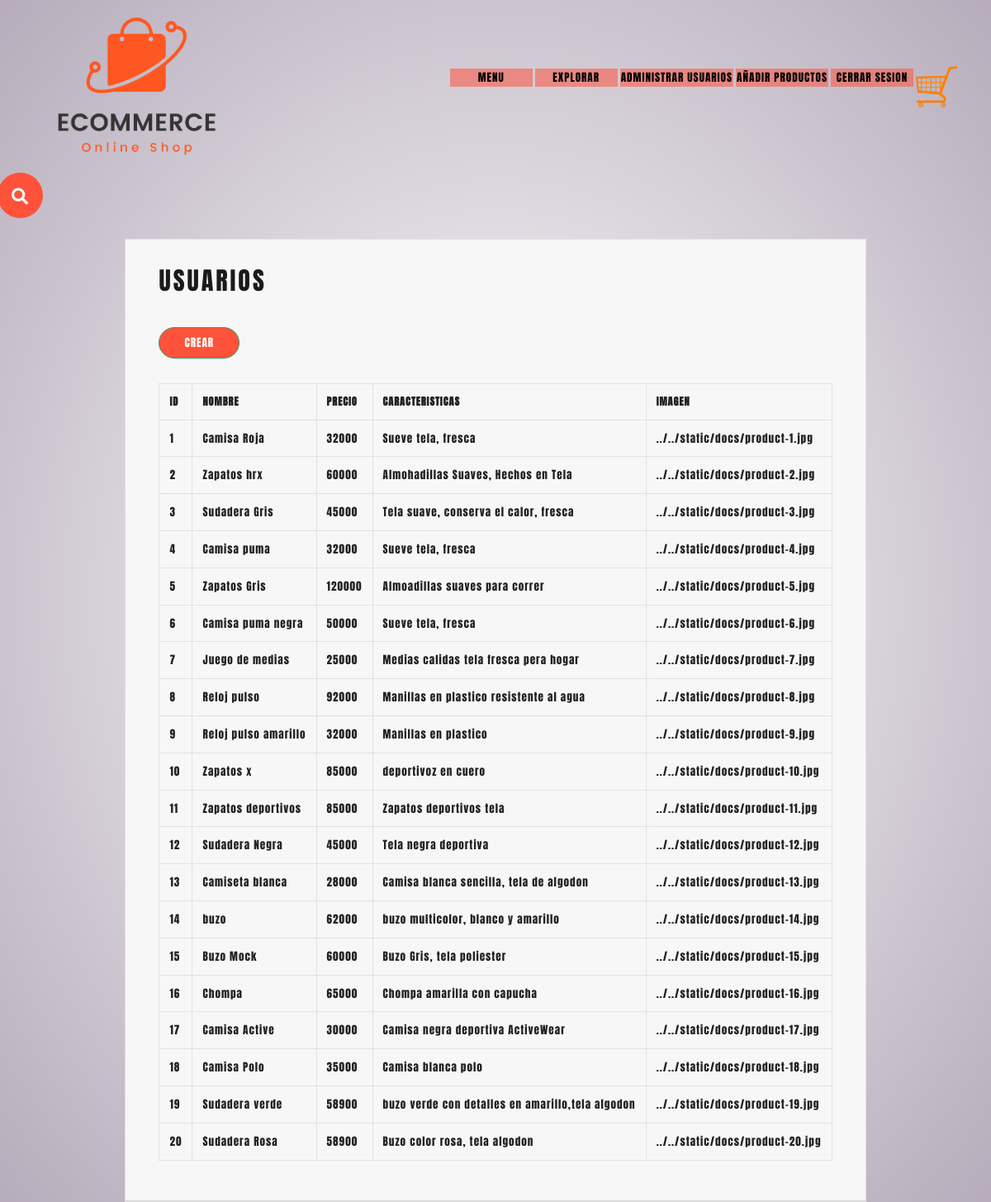
The page /lista_productos_admin (signed in) on the database its author committed.
### app.py (models this page shows)
class Producto(db.Model):
    id = db.Column(db.Integer, primary_key=True)
    nombre = db.Column(db.String(200))
    precio = db.Column(db.String(200))
    caracteristicas = db.Column(db.String(500))
    imagen = db.Column(db.String(500))
    usuario_id = db.Column(db.Integer, ForeignKey('usuario.id'))
    admin_id = db.Column(db.Integer, ForeignKey('admin.id'))
    super_id = db.Column(db.Integer, ForeignKey('super.id'))

### app.py (the view)
@app.route('/lista_productos_admin',methods=['GET'])
@login_required
def lista_productos_admin():
    productos = Producto.query.all()
    return render_template('gestor_Productos/listar_Producto_admin.html', productos=productos)

### app.py (called while the page is built)
@login_manager.user_loader
def get(id):
    return Usuario.query.get(id) or Super.query.get(id) or Admin.query.get(id)

### templates/gestor_Productos/listar_Producto_admin.html (shortened to what this page needs)
<!DOCTYPE html>
<html lang="en">
<head>
    <link rel="stylesheet" href="https://stackpath.bootstrapcdn.com/bootswatch/4.3.1/lux/bootstrap.min.css">
    <link rel="stylesheet" href="https://bootswatch.com/4/yeti/bootstrap.min.css">
    <link rel="stylesheet" href="../../static/styles/style_index.css">
    <link rel="stylesheet" href="https://use.fontawesome.com/releases/v5.6.3/css/all.css">
</head>
<body>
    <div class="header">
        <div class="container">
            <div class="navbar">
                <div class="logo">
                    <img src="../../static/docs/logo.png" width="250px">
                </div id="desplegable">
                <nav>
                    <ul>
                        <ul id="menu">
                            <li><a href="/menuadmin">Menu</a></li>
                            <li><a href="/productsadmin">Explorar</a>
                                <li><a href="/lista_personas_admin">Administrar Usuarios</a></li>
                                <li><a href="/lista_productos_admin">Añadir Productos</a></li>
                                <li><a href="/logout">Cerrar Sesion</a></li>
                        </ul>
                    </ul>
                </nav>
                <a href="/productsadmin"><img src="../../static/docs/cart.png" width="50px" height="50px"></a>
            </div>
        </div>
        <div class="buscar">
            <div class="boton">
                <i class="fas fa-search"></i>
            </div>
        </div>
        <div class="small-container  single-product">
            <div class="row">
                <div class="col-xs-4 offset-xs-4 my-auto">
                    <div class="card">
                        <div class="card-header">
                            <div class="card-body ">
                                <h2>Usuarios</h2>
                                <a href="{{url_for('agregar_producto_admin')}}" class="btn btn-success btn-sm">Crear</a>
                                <ul class="list-group ">
                                    <table class="table table-bordered">
                                        <tr>
                                            <th>ID</th>
                                            <th>Nombre</th>
                                            <th>Precio</th>
                                            <th>Caracteristicas</th>
                                            <th>Imagen</th>
                                        </tr>
                                        {% for producto in productos %}
                                        <tr>
                                            <td>{{producto.id}}</td>
                                            <td>{{producto.nombre}}</td>
                                            <td>{{producto.precio}}</td>
                                            <td>{{producto.caracteristicas}}</td>
                                            <td>{{producto.imagen}}</td>
                                        </tr>
                                        {% endfor %}
                                    </table>
                                </ul>
                            </div>
                        </div>
                    </div>
                </div>
            </div>
        </div>
    </div>
</body>
</html>

### static/styles/style_index.css (style rules this page uses)
* { margin: 0; padding: 0; box-sizing: border-box; }
.navbar { display: flex; }
body { font-family: 'Anton', sans-serif; }
nav { flex: 1; text-align: right; }
nav ul { display: inline-block; list-style-type: none; }
nav ul li { display: inline-block; margin-right: 3px; }
a { text-decoration: none; color: #555; }
.container { max-width: 1300px; margin: auto; padding-left: 25px; padding-right: 25px; }
.row { display: flex; align-items: center; flex-wrap: wrap; justify-content: space-around; }
.btn { display: inline-block; background: #ff523b; color: #fff; padding: 8px 30px; margin: 30px 0; border-radius: 30px; transition: background 0.8s; }
.header { background: radial-gradient(#fff, #b6acbb); }
.header .row { margin-top: 70px; }
#menu li>a { background-color: #ff523b8a; color: #000; padding: 1px; display: block; text-decoration: none; min-width: 100px; }
#menu>li { float: left; text-align: center }
.small-container { max-width: 1080px; margin: auto; padding-left: 25px; padding-right: 25px; }
.single-product { margin-top: 80px; }
.buscar { position: absolute; padding: 5px; }
.boton { position: absolute; top: 0; right: 0; background: #ff523b; width: 55px; height: 55px; line-height: 55px; text-align: center; color: white; font-size: 20px; border-radius: 50%; cursor: pointer; }

### rows shown on the page
Producto: id "1", nombre "Camisa Roja", precio "32000", caracteristicas "Sueve tela, fresca", imagen "../../static/docs/product-1.jpg"
Producto: id "2", nombre "Zapatos hrx", precio "60000", caracteristicas "Almohadillas Suaves, Hechos en Tela", imagen "../../static/docs/product-2.jpg"
Producto: id "3", nombre "Sudadera Gris", precio "45000", caracteristicas "Tela suave, conserva el calor, fresca", imagen "../../static/docs/product-3.jpg"
Producto: id "4", nombre "Camisa puma", precio "32000", caracteristicas "Sueve tela, fresca", imagen "../../static/docs/product-4.jpg"
Producto: id "5", nombre "Zapatos Gris", precio "120000", caracteristicas "Almoadillas suaves para correr", imagen "../../static/docs/product-5.jpg"
Producto: id "6", nombre "Camisa puma negra", precio "50000", caracteristicas "Sueve tela, fresca", imagen "../../static/docs/product-6.jpg"
Producto: id "7", nombre "Juego de medias", precio "25000", caracteristicas "Medias calidas tela fresca pera hogar", imagen "../../static/docs/product-7.jpg"
Producto: id "8", nombre "Reloj pulso", precio "92000", caracteristicas "Manillas en plastico resistente al agua", imagen "../../static/docs/product-8.jpg"
Producto: id "9", nombre "Reloj pulso amarillo", precio "32000", caracteristicas "Manillas en plastico", imagen "../../static/docs/product-9.jpg"
Producto: id "10", nombre "Zapatos x", precio "85000", caracteristicas "deportivoz en cuero", imagen "../../static/docs/product-10.jpg"
Producto: id "11", nombre "Zapatos deportivos", precio "85000", caracteristicas "Zapatos deportivos tela", imagen "../../static/docs/product-11.jpg"
Producto: id "12", nombre "Sudadera Negra", precio "45000", caracteristicas "Tela negra deportiva", imagen "../../static/docs/product-12.jpg"
Producto: id "13", nombre "Camiseta blanca", precio "28000", caracteristicas "Camisa blanca sencilla, tela de algodon", imagen "../../static/docs/product-13.jpg"
Producto: id "14", nombre "buzo", precio "62000", caracteristicas "buzo multicolor, blanco y amarillo", imagen "../../static/docs/product-14.jpg"
Producto: id "15", nombre "Buzo Mock", precio "60000", caracteristicas "Buzo Gris, tela poliester", imagen "../../static/docs/product-15.jpg"
Producto: id "16", nombre "Chompa", precio "65000", caracteristicas "Chompa amarilla con capucha", imagen "../../static/docs/product-16.jpg"
Producto: id "17", nombre "Camisa Active", precio "30000", caracteristicas "Camisa negra deportiva ActiveWear", imagen "../../static/docs/product-17.jpg"
Producto: id "18", nombre "Camisa Polo", precio "35000", caracteristicas "Camisa blanca polo", imagen "../../static/docs/product-18.jpg"
Producto: id "19", nombre "Sudadera verde", precio "58900", caracteristicas "buzo verde con detalles en amarillo,tela algodon", imagen "../../static/docs/product-19.jpg"
Producto: id "20", nombre "Sudadera Rosa", precio "58900", caracteristicas "Buzo color rosa, tela algodon", imagen "../../static/docs/product-20.jpg"
